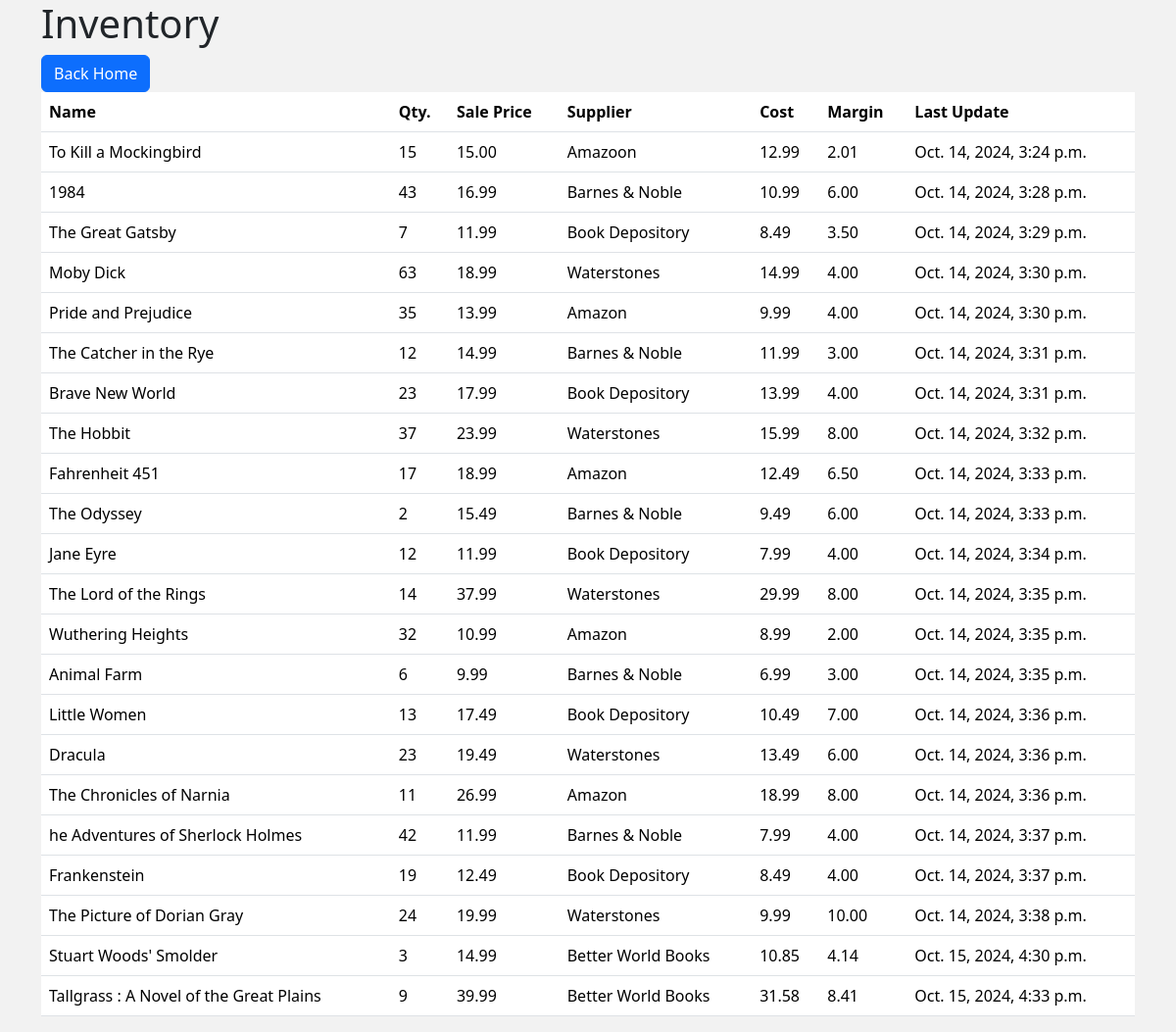
Screenshot of /products/ with the database file from the repository.
### products/models.py (models this page shows, shortened)
class Product(models.Model):
    name = models.CharField(max_length=255)
    quantity = models.IntegerField()
    price = models.DecimalField(max_digits=5, decimal_places=2)
    supplier = models.CharField(max_length=255)
    purchase_price = models.DecimalField(max_digits=5, decimal_places=2)
    margin = models.DecimalField(max_digits=5, decimal_places=2, editable=False)
    last_modification = models.DateTimeField(default=timezone.now)

### products/views.py (the view)
# urls.py: path('', views.index, name='index'),
def index(request):
    products = Product.objects.all()
    return render(
        request,
        'index.html',
        context={'products': products})

### products/templates/index.html
{% extends 'base.html' %} {% block content %}
<h1>Inventory</h1>
<a class="btn btn-primary" href="/" role="button">Back Home</a>
<table class="table">
  <thead>
    <tr>
      <th>Name</th>
      <th>Qty.</th>
      <th>Sale Price</th>
      <th>Supplier</th>
      <th>Cost</th>
      <th>Margin</th>
      <th>Last Update</th>
    </tr>
  </thead>
  <tbody>
    {% for product in products %}
    <tr>
      <td>{{ product.name }}</td>
      <td>{{ product.quantity }}</td>
      <td>{{ product.price }}</td>
      <td>{{ product.supplier }}</td>
      <td>{{ product.purchase_price }}</td>
      <td>{{ product.margin }}</td>
      <td>{{ product.last_modification }}</td>
    </tr>
    {% endfor %}
  </tbody>
</table>
{% endblock %}

### templates/base.html (shortened to what this page needs)
{% load static %}
<!DOCTYPE html>
<html lang="en">
  <head>
    <link
      href="https://cdn.jsdelivr.net/npm/bootstrap@5.3.3/dist/css/bootstrap.min.css"
      rel="stylesheet"
    />
    <link
      rel="stylesheet"
      type="text/css"
      href="{% static 'css/styles.css' %}"
    />
  </head>
  <body>
    <div class="container">{% block content %} {% endblock %}</div>
  </body>
</html>

### static/css/styles.css (style rules this page uses)
body { background-color: #f2f2f2; box-sizing: border-box; }

### rows the page displays
Product: name "To Kill a Mockingbird", quantity "15", price "15.00", supplier "Amazoon", purchase_price "12.99", margin "2.01", last_modification "Oct. 14, 2024, 3:24 p.m."
Product: name "1984", quantity "43", price "16.99", supplier "Barnes & Noble", purchase_price "10.99", margin "6.00", last_modification "Oct. 14, 2024, 3:28 p.m."
Product: name "The Great Gatsby", quantity "7", price "11.99", supplier "Book Depository", purchase_price "8.49", margin "3.50", last_modification "Oct. 14, 2024, 3:29 p.m."
Product: name "Moby Dick", quantity "63", price "18.99", supplier "Waterstones", purchase_price "14.99", margin "4.00", last_modification "Oct. 14, 2024, 3:30 p.m."
Product: name "Pride and Prejudice", quantity "35", price "13.99", supplier "Amazon", purchase_price "9.99", margin "4.00", last_modification "Oct. 14, 2024, 3:30 p.m."
Product: name "The Catcher in the Rye", quantity "12", price "14.99", supplier "Barnes & Noble", purchase_price "11.99", margin "3.00", last_modification "Oct. 14, 2024, 3:31 p.m."
Product: name "Brave New World", quantity "23", price "17.99", supplier "Book Depository", purchase_price "13.99", margin "4.00", last_modification "Oct. 14, 2024, 3:31 p.m."
Product: name "The Hobbit", quantity "37", price "23.99", supplier "Waterstones", purchase_price "15.99", margin "8.00", last_modification "Oct. 14, 2024, 3:32 p.m."
Product: name "Fahrenheit 451", quantity "17", price "18.99", supplier "Amazon", purchase_price "12.49", margin "6.50", last_modification "Oct. 14, 2024, 3:33 p.m."
Product: name "The Odyssey", quantity "2", price "15.49", supplier "Barnes & Noble", purchase_price "9.49", margin "6.00", last_modification "Oct. 14, 2024, 3:33 p.m."
Product: name "Jane Eyre", quantity "12", price "11.99", supplier "Book Depository", purchase_price "7.99", margin "4.00", last_modification "Oct. 14, 2024, 3:34 p.m."
Product: name "The Lord of the Rings", quantity "14", price "37.99", supplier "Waterstones", purchase_price "29.99", margin "8.00", last_modification "Oct. 14, 2024, 3:35 p.m."
Product: name "Wuthering Heights", quantity "32", price "10.99", supplier "Amazon", purchase_price "8.99", margin "2.00", last_modification "Oct. 14, 2024, 3:35 p.m."
Product: name "Animal Farm", quantity "6", price "9.99", supplier "Barnes & Noble", purchase_price "6.99", margin "3.00", last_modification "Oct. 14, 2024, 3:35 p.m."
Product: name "Little Women", quantity "13", price "17.49", supplier "Book Depository", purchase_price "10.49", margin "7.00", last_modification "Oct. 14, 2024, 3:36 p.m."
Product: name "Dracula", quantity "23", price "19.49", supplier "Waterstones", purchase_price "13.49", margin "6.00", last_modification "Oct. 14, 2024, 3:36 p.m."
Product: name "The Chronicles of Narnia", quantity "11", price "26.99", supplier "Amazon", purchase_price "18.99", margin "8.00", last_modification "Oct. 14, 2024, 3:36 p.m."
Product: name "he Adventures of Sherlock Holmes", quantity "42", price "11.99", supplier "Barnes & Noble", purchase_price "7.99", margin "4.00", last_modification "Oct. 14, 2024, 3:37 p.m."
Product: name "Frankenstein", quantity "19", price "12.49", supplier "Book Depository", purchase_price "8.49", margin "4.00", last_modification "Oct. 14, 2024, 3:37 p.m."
Product: name "The Picture of Dorian Gray", quantity "24", price "19.99", supplier "Waterstones", purchase_price "9.99", margin "10.00", last_modification "Oct. 14, 2024, 3:38 p.m."
Product: name "Stuart Woods' Smolder", quantity "3", price "14.99", supplier "Better World Books", purchase_price "10.85", margin "4.14", last_modification "Oct. 15, 2024, 4:30 p.m."
Product: name "Tallgrass : A Novel of the Great Plains", quantity "9", price "39.99", supplier "Better World Books", purchase_price "31.58", margin "8.41", last_modification "Oct. 15, 2024, 4:33 p.m."
